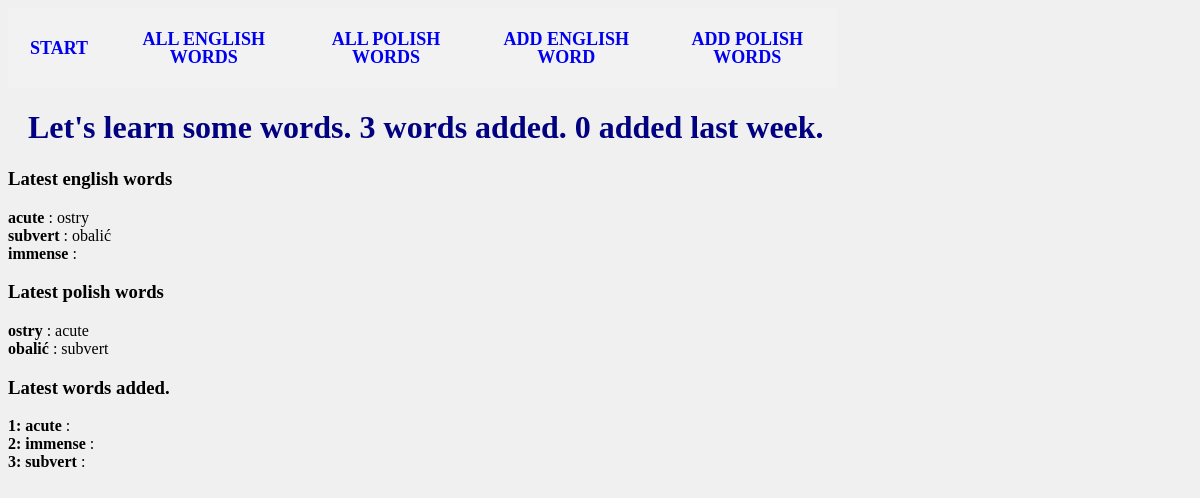
The app's page /wordslearn/, older data.
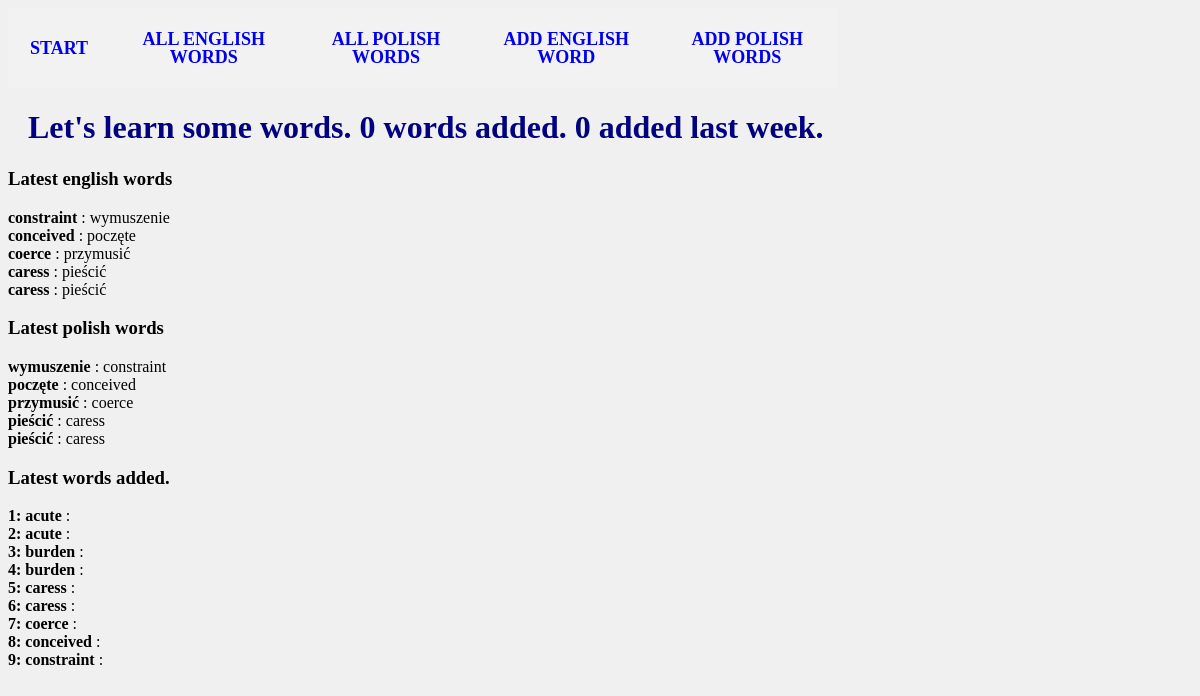
The same page, newer data.
### wordslearn/models.py (models this page shows, shortened)
class Word(models.Model):
    word = models.CharField(max_length=200, null=False, help_text='Enter the word')
    date_of_add = models.DateTimeField(auto_now=True, blank=True, help_text='date added')
    definition = models.CharField(max_length=200, blank=True, null=False, help_text='Enter the definition of english word')
    synonym = models.CharField(max_length=200, blank=True, null=False, help_text='Enter the synonym of english word')
    antonym = models.CharField(max_length=200, blank=True, null=False, help_text='Enter the antonym of english word')
    class Meta:
        abstract = True
        ordering = ["word"]

class WordEng(Word):
    word_type = models.CharField(max_length=30, choices=wordDefinitions.ENG_WORD_TYPES, help_text='Select type of word', blank=True)
    def display_polword(self):
        return ', '.join(str(w.word) for w in self.wordpol_set.all())
    display_polword.short_description = 'Polish Word'

class WordPol(Word):
    wordsEng = models.ManyToManyField(WordEng)
    word_type = models.CharField(max_length=30, choices=wordDefinitions.POL_WORD_TYPES, help_text='Select type of word', blank=True)
    def display_engword(self):
        return ', '.join(str(w.word) for w in self.wordsEng.all())
    display_engword.short_description = 'English Word'

### wordslearn/views.py (the view)
# urls.py: path('', views.index, name='index'),
def index(request):
	end_words = WordsHelpers.getLatestWord()
	pol_words = WordPol.objects.order_by('-date_of_add')[:5]
	timedelta_words = WordsHelpers.getNumberOfWordsInDataRange()
	context = {	'words_in_database' : words_in_database,
				'words_add_last_week' : words_add_last_week,
				'latest_eng_words': end_words,
			   	'latest_pol_words': pol_words,
			   	'timedelta_words' : timedelta_words}
	return render(request, 'index.html', context)

### wordslearn/DataHelpers/WordsHelpers.py (called while the page is built)
def getLatestWord(numOfWords=5):
    if WordEng.objects.exists():
        words = WordEng.objects.order_by('-date_of_add')[:numOfWords]
        return words
    else:
        return None

def getNumberOfWordsInDataRange(daysToSubstract=7, languague = LanguageChoice.EN):
    words = []
    today = datetime.now()
    print(today)
    starting_date = today - timedelta(days=daysToSubstract)
    if languague == LanguageChoice.EN:
        words = WordEng.objects.filter(date_of_add__gt=starting_date)
    elif languague == LanguageChoice.PL:
        words = WordPol.objects.filter(date_of_add__gt=starting_date)
    return words

### wordslearn/templates/index.html
{% extends "base_generic.html" %}
{% block content %}
	<h1> Let's learn some words. {{ words_in_database }} words added. {{ words_add_last_week }} added last week. </h1>
	{% if latest_eng_words %}
		<h3> Latest english words </h3>
		<p>
		{% for word in latest_eng_words %}
			<b>{{ word.word }}</b> : {{ word.display_polword}}</br>
		{% endfor %}
		</p>
	{% else %}
    	<p>No english words are available.</p>
	{% endif %}
	{% if latest_pol_words %}
	<h3> Latest polish words </h3>
		<p>
		{% for word in latest_pol_words %}
			<b>{{ word.word }}</b> : {{ word.display_engword}}</br>
			{% endfor %}
		</p>
	{% else %}
    	<p>No polish words are available.</p>
	{% endif %}
	{% if timedelta_words %}
	<h3> Latest words added. </h3>
		<p>
			{% for word in  timedelta_words %}
				<b> {{ forloop.counter }}: {{ word.word }}</b> : {{ word.display_engword}}</br>
			{% endfor %}
		</p>
	{% else %}
		<h3> No latest words.</h3>
	{% endif%}
{% endblock %}

Row changes from the older to the newer data that the page shows:
removed WordEng: word "acute", display_polword "ostry"
removed WordEng: word "subvert", display_polword "obalić"
removed WordEng: word "immense"
removed WordPol: word "ostry", display_engword "acute"
removed WordPol: word "obalić", display_engword "subvert"
added WordEng: word "constraint", display_polword "wymuszenie"
added WordEng: word "conceived", display_polword "poczęte"
added WordEng: word "coerce", display_polword "przymusić"
added WordEng: word "caress", display_polword "pieścić"
added WordEng: word "caress", display_polword "pieścić"
added WordPol: word "wymuszenie", display_engword "constraint"
added WordPol: word "poczęte", display_engword "conceived"
added WordPol: word "przymusić", display_engword "coerce"
added WordPol: word "pieścić", display_engword "caress"
added WordPol: word "pieścić", display_engword "caress"
added WordEng: word "acute", shown under "Latest words added."
added WordEng: word "acute", shown under "Latest words added."
added WordEng: word "burden", shown under "Latest words added."
added WordEng: word "burden", shown under "Latest words added."
Text that changed along with them:
{{ words_in_database }}: "3" → "0"
